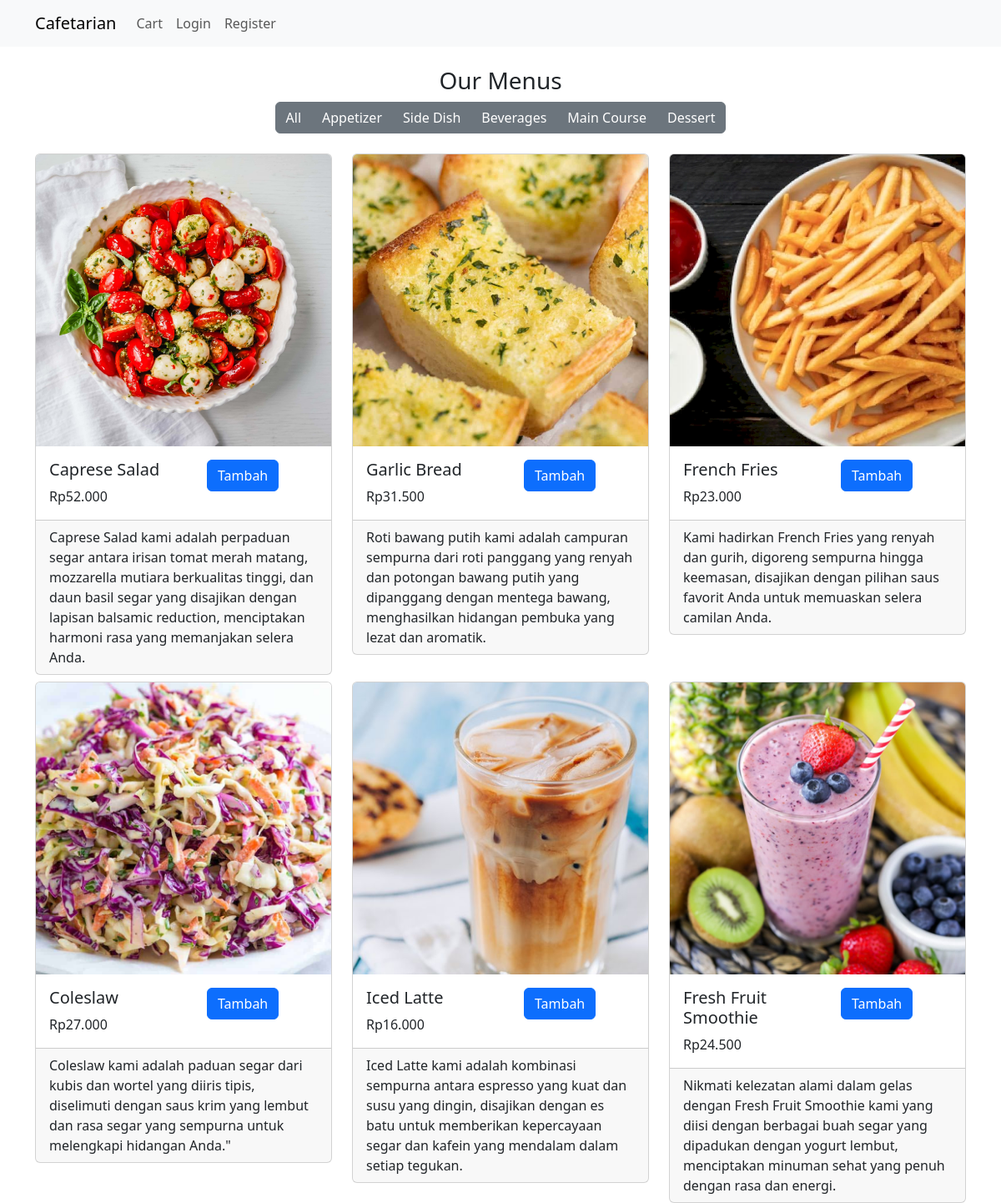
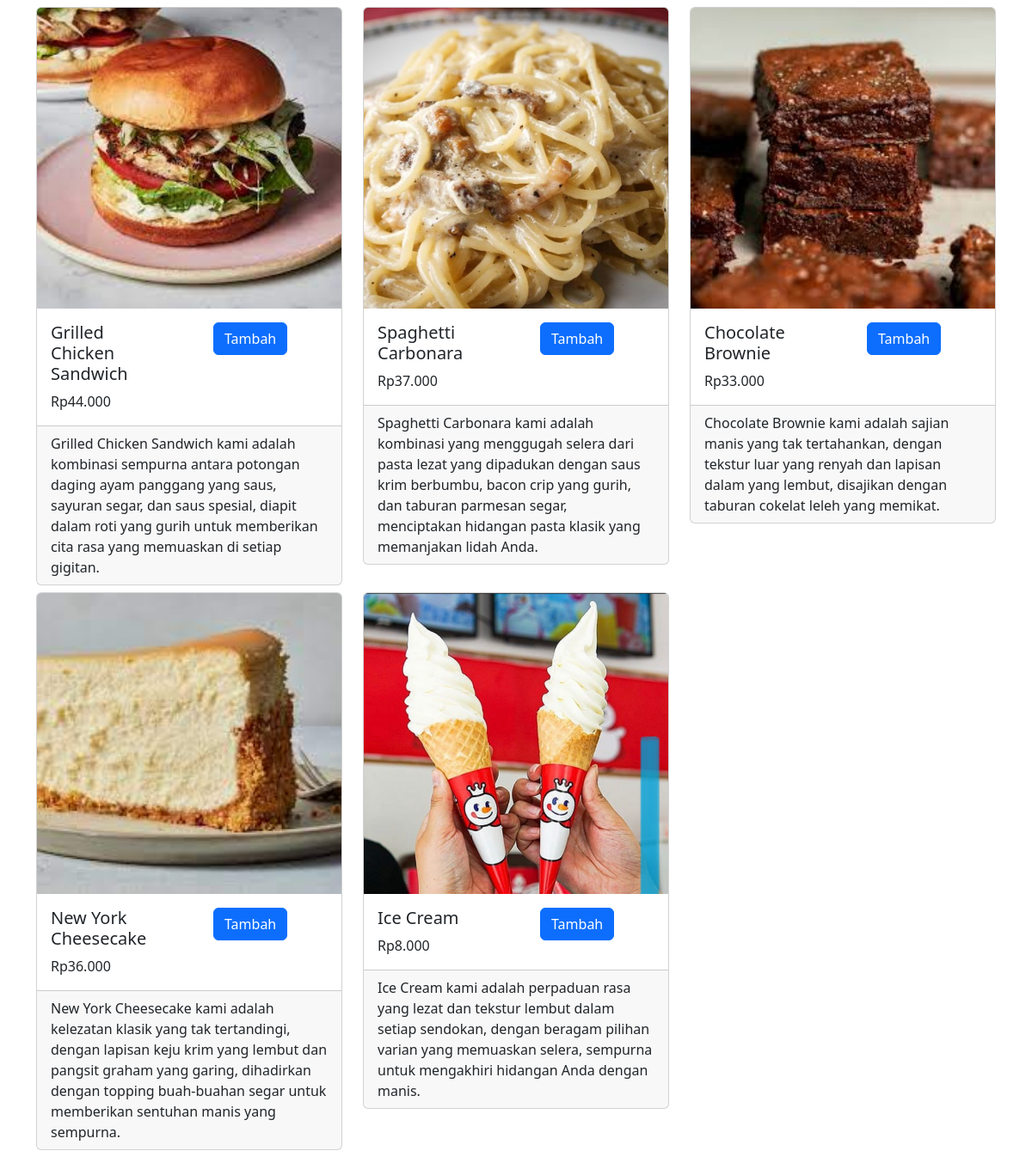
The page / on the database its author committed (2 pictures, top to bottom).
### tables this page shows
CREATE TABLE `data_makanan` (
  `id_menu` int(11) NOT NULL,
  `nama_menu` varchar(100) NOT NULL,
  `gambar_menu` varchar(255) NOT NULL,
  `deskripsi_menu` text NOT NULL,
  `harga_menu` int(11) NOT NULL,
  `kategori_menu` enum('Appetizer','Beverages','Main Course','Dessert','Side Dish') NOT NULL
);

### index.php (the view, shortened to what this page needs)
<?php
include('database/connect.php');
?>
<!DOCTYPE html>
<html lang="en">
<head>
    <link href="https://cdn.jsdelivr.net/npm/bootstrap@5.3.2/dist/css/bootstrap.min.css" rel="stylesheet">
</head>
<nav class="navbar navbar-expand-lg fixed-top bg-body-tertiary">
    <div class="container">
        <a class="navbar-brand" href="#">
            Cafetarian
        </a>
        <div class="collapse navbar-collapse" id="navbarNav">
            <ul class="navbar-nav ml-auto">
                <?php
                if (isset($_SESSION['user_id']) && ($_SESSION['user_id'] != 0 || $_SESSION['user_id'] != 1)) {
                    echo '<li class="nav-item">';
                    echo '<a class="nav-link navbar-btn" href="bridge/bridge.php">Account</a>';
                    echo '</li>';
                    echo '<li class="nav-item">';
                    echo '<a class="nav-link navbar-btn" href="cart/cart.php">Cart</a>';
                    echo '</li>';
                } else {
                    echo '<li class="nav-item">';
                    echo '<a class="nav-link navbar-btn" href="cart/cart.php">Cart</a>';
                    echo '</li>';
                    echo '<li class="nav-item">';
                    echo '<a class="nav-link navbar-btn" href="loginAndRegister/login.php">Login</a>';
                    echo '</li>';
                    echo '<li class="nav-item">';
                    echo '<a class="nav-link navbar-btn" href="loginAndRegister/register.php">Register</a>';
                    echo '</li>';
                }
                ?>
            </ul>
        </div>
    </div>
</nav>
<body>
    <div class="container">
        <div class="row">
            <div class="col-12">
                <div class="text-center mb-4">
                    <h3>Our Menus</h3>
                    <div class="btn-group">
                        <a href="?category=" class="btn btn-secondary ">All</a>
                        <a href="?category=Appetizer" class="btn btn-secondary">Appetizer</a>
                        <a href="?category=Side Dish" class="btn btn-secondary">Side Dish</a>
                        <a href="?category=Beverages" class="btn btn-secondary">Beverages</a>
                        <a href="?category=Main Course" class="btn btn-secondary">Main Course</a>
                        <a href="?category=Dessert" class="btn btn-secondary">Dessert</a>
                    </div>
                </div>
            </div>
            <?php
            $sql = "SELECT * FROM data_makanan";
            $result = mysqli_query($conn, $sql);
            foreach ($result as $key) : ?>
                <div class="col-4">
                    <div class="card mb-2">
                        <img src="admin/uploads/<?= $key['gambar_menu'] ?>" class="card-img-top" alt="<?= $key['gambar_menu'] ?>" width="200" height="350" style="object-fit: cover;">
                        <div class="row">
                            <div class="col">
                                <div class="card-body">
                                    <h5 class="card-title"><?= $key['nama_menu'] ?></h5>
                                    <p class="card-text">Rp<?= number_format($key['harga_menu'], 0, ',', '.') ?></p>
                                </div>
                            </div>
                            <div class="col">
                                <div class="card-body">
                                    <form action="" method="post">
                                        <div class="">
                                            <button class="btn btn-primary" type="submit" name="add_to_cart">Tambah</button>
                                        </div>
                                    </form>
                                </div>
                            </div>
                        </div>
                        <div class="card-footer">
                            <?= $key['deskripsi_menu'] ?>
                        </div>
                    </div>
                </div>
            <?php endforeach; ?>
        </div>
    </div>
</body>
</html>

### index.php (style rules this page uses)
body { padding-top: 80px; }

### rows shown on the page
data_makanan: gambar_menu (picture), nama_menu "Caprese Salad", harga_menu "52.000", deskripsi_menu "Caprese Salad kami adalah perpaduan segar antara irisan tomat merah matang, mozzarella mutiara berkualitas tinggi, dan daun basil segar yang disajikan dengan lapisan balsamic reduction, menciptakan harmoni rasa yang memanjakan selera Anda."
data_makanan: gambar_menu (picture), nama_menu "Garlic Bread", harga_menu "31.500", deskripsi_menu "Roti bawang putih kami adalah campuran sempurna dari roti panggang yang renyah dan potongan bawang putih yang dipanggang dengan mentega bawang, menghasilkan hidangan pembuka yang lezat dan aromatik."
data_makanan: gambar_menu (picture), nama_menu "French Fries", harga_menu "23.000", deskripsi_menu "Kami hadirkan French Fries yang renyah dan gurih, digoreng sempurna hingga keemasan, disajikan dengan pilihan saus favorit Anda untuk memuaskan selera camilan Anda."
data_makanan: gambar_menu (picture), nama_menu "Coleslaw", harga_menu "27.000", deskripsi_menu "Coleslaw kami adalah paduan segar dari kubis dan wortel yang diiris tipis, diselimuti dengan saus krim yang lembut dan rasa segar yang sempurna untuk melengkapi hidangan Anda.\""
data_makanan: gambar_menu (picture), nama_menu "Iced Latte", harga_menu "16.000", deskripsi_menu "Iced Latte kami adalah kombinasi sempurna antara espresso yang kuat dan susu yang dingin, disajikan dengan es batu untuk memberikan kepercayaan segar dan kafein yang mendalam dalam setiap tegukan."
data_makanan: gambar_menu (picture), nama_menu "Fresh Fruit Smoothie", harga_menu "24.500", deskripsi_menu "Nikmati kelezatan alami dalam gelas dengan Fresh Fruit Smoothie kami yang diisi dengan berbagai buah segar yang dipadukan dengan yogurt lembut, menciptakan minuman sehat yang penuh dengan rasa dan energi."
data_makanan: gambar_menu (picture), nama_menu "Grilled Chicken Sandwich", harga_menu "44.000", deskripsi_menu "Grilled Chicken Sandwich kami adalah kombinasi sempurna antara potongan daging ayam panggang yang saus, sayuran segar, dan saus spesial, diapit dalam roti yang gurih untuk memberikan cita rasa yang memuaskan di setiap gigitan."
data_makanan: gambar_menu (picture), nama_menu "Spaghetti Carbonara", harga_menu "37.000", deskripsi_menu "Spaghetti Carbonara kami adalah kombinasi yang menggugah selera dari pasta lezat yang dipadukan dengan saus krim berbumbu, bacon crip yang gurih, dan taburan parmesan segar, menciptakan hidangan pasta klasik yang memanjakan lidah Anda."
data_makanan: gambar_menu (picture), nama_menu "Chocolate Brownie", harga_menu "33.000", deskripsi_menu "Chocolate Brownie kami adalah sajian manis yang tak tertahankan, dengan tekstur luar yang renyah dan lapisan dalam yang lembut, disajikan dengan taburan cokelat leleh yang memikat."
data_makanan: gambar_menu (picture), nama_menu "New York Cheesecake", harga_menu "36.000", deskripsi_menu "New York Cheesecake kami adalah kelezatan klasik yang tak tertandingi, dengan lapisan keju krim yang lembut dan pangsit graham yang garing, dihadirkan dengan topping buah-buahan segar untuk memberikan sentuhan manis yang sempurna."
data_makanan: gambar_menu (picture), nama_menu "Ice Cream", harga_menu "8.000", deskripsi_menu "Ice Cream kami adalah perpaduan rasa yang lezat dan tekstur lembut dalam setiap sendokan, dengan beragam pilihan varian yang memuaskan selera, sempurna untuk mengakhiri hidangan Anda dengan manis."
